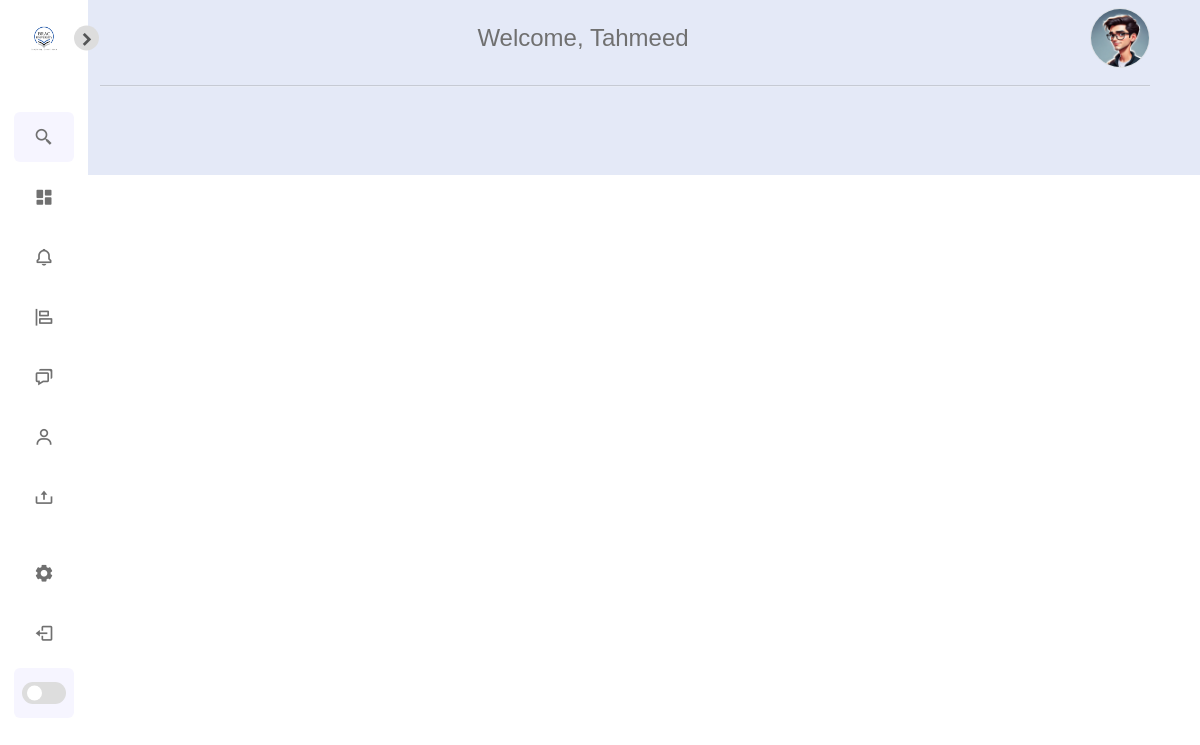
The page /post/ (signed in) on the database as committed earlier.
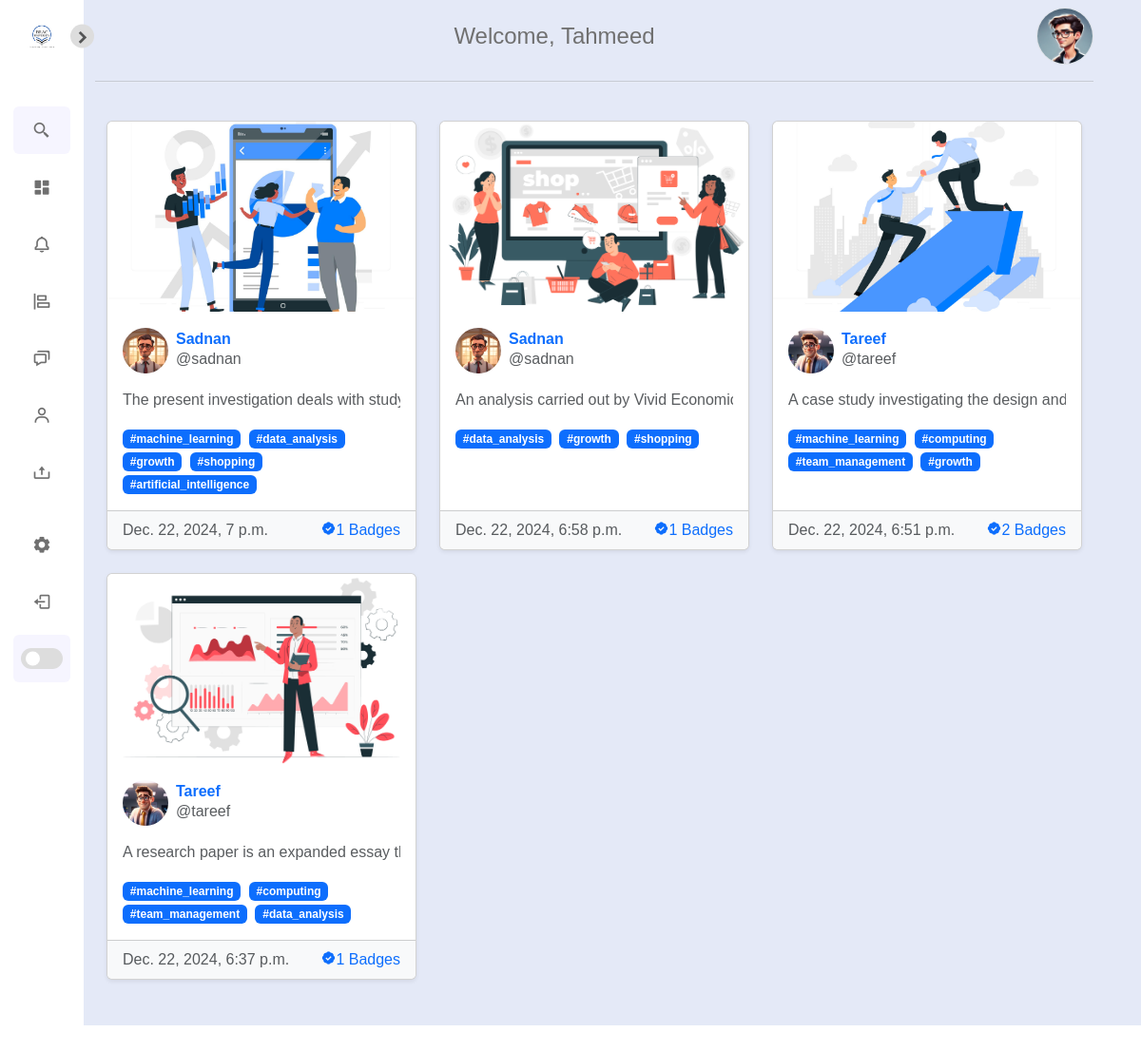
The same page on the database as committed later.
### post/models.py (models this page shows, shortened)
class Post(models.Model):
    id = models.UUIDField(primary_key=True, default=uuid.uuid4, editable=False)
    picture = models.ImageField(upload_to=user_directory_path, verbose_name='Picture', null=False)
    caption = models.TextField(max_length=1500, verbose_name='Caption')
    posted = models.DateTimeField(auto_now_add=True)
    tags = models.ManyToManyField(Tag, related_name='posts')
    user = models.ForeignKey(User, on_delete=models.CASCADE)
    likes = models.IntegerField(default=0)
    def get_absolute_url(self):
        return reverse('postdetails', args=[str(self.id)])

class Tag(models.Model):
    title = models.CharField(max_length=75, verbose_name='Tag')
    slug = models.SlugField(null=False, unique=True)
    class Meta:
        verbose_name_plural = 'Tags'
    def get_absolute_url(self):
        return reverse('tags', args=[self.slug])
    def __str__(self):
        return self.title

### authy/models.py (models this page shows)
class Profile(models.Model):
	user = models.OneToOneField(User, on_delete=models.CASCADE)
	first_name = models.CharField(max_length=50, null=True, blank=True)
	last_name = models.CharField(max_length=50, null=True, blank=True)
	location = models.CharField(max_length=50, null=True, blank=True)
	url = models.CharField(max_length=80, null=True, blank=True)
	profile_info = models.TextField(max_length=150, null=True, blank=True)
	created = models.DateField(auto_now_add=True)
	favorites = models.ManyToManyField(Post)
	picture = models.ImageField(upload_to=user_directory_path, blank=True, null=True, verbose_name='Picture')

### post/views.py (the view)
# urls.py: path('', index, name='index'),
@login_required
@never_cache
def index(request):
	user = request.user
	posts = Stream.objects.filter(user=user)
	group_ids = []
	for post in posts:
		group_ids.append(post.post_id)
	post_items = Post.objects.filter(id__in=group_ids).all().order_by('-posted')
	template = loader.get_template('index.html')
	context = {
		'post_items': post_items,
	}
	return HttpResponse(template.render(context, request))

### direct/views.py (called while the page is built)
def checkDirects(request):
	directs_count = 0
	if request.user.is_authenticated:
		directs_count = Message.objects.filter(user=request.user, is_read=False).count()
	return {'directs_count':directs_count}

### notifications/views.py (called while the page is built)
def CountNotifications(request):
	count_notifications = 0
	if request.user.is_authenticated:
		count_notifications = Notification.objects.filter(user=request.user, is_seen=False).count()
	return {'count_notifications':count_notifications}

### Config/templates/index.html (shortened to what the changed rows need)
{% extends 'base.html' %}
{% load static %}
{% block content %}
<div class="container-fluid py-3">
    <div class="row g-4">
        {% for post_item in post_items %}
        <div class="col-12 col-md-6 col-lg-4">
            <div class="card h-100 shadow-sm">
                <div class="card-image">
                    {% if post_item.picture %}
                    <a href="{{ post_item.get_absolute_url }}">
                        <img src="{{ post_item.picture.url }}"
                             class="card-img-top rounded-top"
                             style="height: 200px; object-fit: cover;"
                             alt="Post Image">
                    </a>
                    {% else %}
                    <img src="{% static 'media/def.png' %}"
                         class="card-img-top rounded-top"
                         alt="Default Image">
                    {% endif %}
                </div>
                <div class="card-body">
                    <div class="d-flex align-items-center mb-3">
                        <a href="{% url 'profile' post_item.user %}">
                        {% if post_item.user.profile.picture %}
                        <img src="{{ post_item.user.profile.picture.url }}"
                             alt="User Profile"
                             class="rounded-circle me-2"
                             style="width: 48px; height: 48px;">
                        {% else %}
                        <img src="{% static 'img/logo.png' %}"
                             alt="Default Profile"
                             class="rounded-circle me-2"
                             style="width: 48px; height: 48px;">
                        {% endif %}
                        </a>
                        <div class="flex-grow-1">
                            <a href="{% url 'profile' post_item.user %}" class="text-decoration-none">
                                <h6 class="mb-0 text-truncate fw-bold">
                                    {% if post_item.user.profile.first_name %}
                                    {{ post_item.user.profile.first_name }} {{ post_item.profile.user.last_name }}
                                    {% else %}
                                    BRAC University
                                    {% endif %}
                                </h6>
                            </a>
                            <p class="text-muted small mb-0 fs-6">@{{ post_item.user.username }}</p>
                        </div>
                    </div>
                    <p class="card-text text-muted text-truncate mb-3 small fs-6"
                       style="max-height: 4.5em; overflow: hidden; line-height: 1.5em;">
                        {{ post_item.caption }}
                    </p>
                    <div class="fs-6">
                        {% for tag in post_item.tags.all %}
                        <a href="{{ tag.get_absolute_url }}" class="badge bg-primary text-decoration-none me-1">#{{ tag }}</a>
                        {% endfor %}
                    </div>
                </div>
                <div class="card-footer bg-light d-flex justify-content-between align-items-center text-muted small fs-6">
                    <span> <time datetime="{{ post_item.posted }}">{{ post_item.posted }}</time></span>
                    <a href="{% url 'postlike' post_item.id %}" class="text-decoration-none">
                        <i class='bx bxs-badge-check'></i>{{ post_item.likes }} Badges
                    </a>
                </div>
            </div>
        </div>
        {% endfor %}
    </div>
</div>
{% endblock %}

Rows that differ between the two databases and show on the page:
added Post: picture (picture), user.profile.picture (picture), user.profile.first_name "Sadnan", user.username "sadnan", caption "The present investigation deals with st…", posted "Dec. 22, 2024, 7 p.m.", likes "1"
now on this page (row unchanged): Tag: title "machine_learning"
now on this page (row unchanged): Tag: title "data_analysis"
added Tag: title "growth"
added Tag: title "shopping"
added Tag: title "artificial_intelligence", shown under "Sadnan"
added Post: picture (picture), user.profile.picture (picture), user.profile.first_name "Sadnan", user.username "sadnan", caption "An analysis carried out by Vivid Econo…", posted "Dec. 22, 2024, 6:58 p.m.", likes "1"
added Post: picture (picture), user.profile.picture (picture), user.profile.first_name "Tareef", user.username "tareef", caption "A case study investigating the design a…", posted "Dec. 22, 2024, 6:51 p.m.", likes "2"
now on this page (row unchanged): Tag: title "computing"
now on this page (row unchanged): Tag: title "team_management"
now on this page (row edited): Post: picture (picture), user.profile.picture (picture), user.profile.first_name "Tareef", user.username "tareef", caption "A research paper is an expanded essa…", posted "Dec. 22, 2024, 6:37 p.m.", likes "1"
